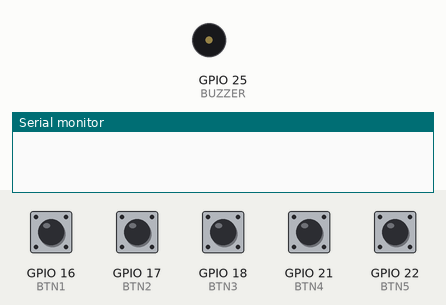
The sketch below on a simulated ESP32. Parts: buzzer (waves = sounding), the last lines printed to the serial monitor. The inputs (shaded band) are chosen by the test bench; at power-on: GPIO 16 (BTN1), GPIO 17 (BTN2), GPIO 18 (BTN3), GPIO 21 (BTN4), GPIO 22 (BTN5) HIGH.

Above: at 1.2 s.
1.3 s: GPIO 16 (BTN1) pulled LOW for 0.15 s
At 1.4 s:
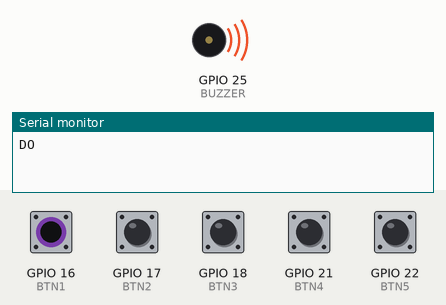
3.0 s: GPIO 17 (BTN2) pulled LOW for 0.15 s
At 3.7 s:
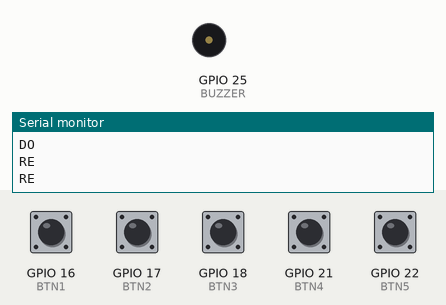
4.6 s: GPIO 18 (BTN3) pulled LOW for 0.15 s
At 4.7 s:
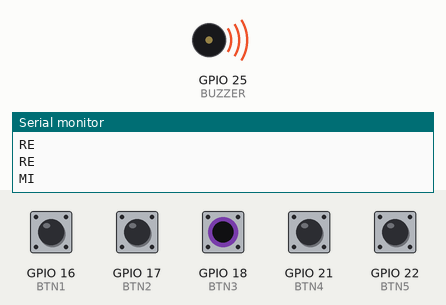
6.2 s: GPIO 21 (BTN4) pulled LOW for 0.15 s
At 7.4 s:
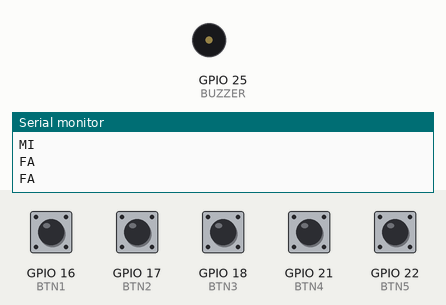
Timing chart, 0 to 9.2 s (numbered marks = the images above; inputs shaded):
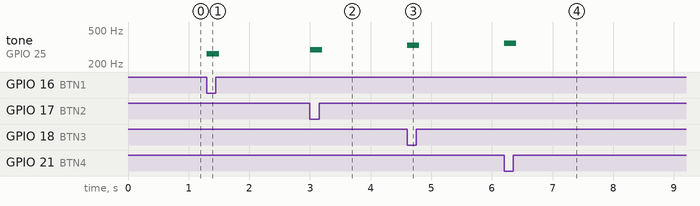

Measured:
- after the input at 1.3 s, tone on GPIO 25 (BUZZER): silent → 262 Hz at once, → silent 0.20 s later
- after the input at 3.0 s, tone on GPIO 25 (BUZZER): silent → 294 Hz at once, → silent 0.20 s later
- after the input at 4.6 s, tone on GPIO 25 (BUZZER): silent → 330 Hz at once, → silent 0.20 s later
- after the input at 6.2 s, tone on GPIO 25 (BUZZER): silent → 349 Hz at once, → silent 0.20 s later

The sketch:

digital_piano.ino
```cpp
/*
Author: Priyanshu Singh Bohra
Date: 05-07-2026

Project: Digital Piano using ESP32

Description:
A digital piano implemented using ESP32, five push buttons,
and a passive buzzer.

Features:
1. Four buttons generate Do, Re, Mi and Fa notes.
2. Pressing Button1 and Button2 together plays Sol (392 Hz).
3. A fifth button toggles between Major and Minor scales.
4. Serial Monitor displays the currently played note and mode.

Pin Configuration:
BTN1   -> GPIO16
BTN2   -> GPIO17
BTN3   -> GPIO18
BTN4   -> GPIO21
BTN5   -> GPIO22
BUZZER -> GPIO25
*/


const int BTN1 = 16;
const int BTN2 = 17;
const int BTN3 = 18;
const int BTN4 = 21;
const int BTN5 = 22;

const int BUZZER = 25;

bool major = true;

void setup() {

  pinMode(BTN1, INPUT_PULLUP);
  pinMode(BTN2, INPUT_PULLUP);
  pinMode(BTN3, INPUT_PULLUP);
  pinMode(BTN4, INPUT_PULLUP);
  pinMode(BTN5, INPUT_PULLUP);

  Serial.begin(115200);

  ledcAttach(BUZZER, 2000, 8);

}

void loop() {

  // Toggle Mode
  if (digitalRead(BTN5) == LOW) {

    major = !major;

    if (major) {

      Serial.println("MAJOR MODE");

    }

    else {

      Serial.println("MINOR MODE");

    }

    delay(300);

  }

  // SOL chord
  if (digitalRead(BTN1) == LOW &&
      digitalRead(BTN2) == LOW) {

    Serial.println("SOL");

    ledcWriteTone(BUZZER, 392);

  }

  // DO
  else if (digitalRead(BTN1) == LOW) {

    Serial.println("DO");

    ledcWriteTone(BUZZER, major ? 262 : 247);

  }

  // RE
  else if (digitalRead(BTN2) == LOW) {

    Serial.println("RE");

    ledcWriteTone(BUZZER, major ? 294 : 277);

  }

  // MI
  else if (digitalRead(BTN3) == LOW) {

    Serial.println("MI");

    ledcWriteTone(BUZZER, major ? 330 : 311);

  }

  // FA
  else if (digitalRead(BTN4) == LOW) {

    Serial.println("FA");

    ledcWriteTone(BUZZER, major ? 349 : 330);

  }

  else {

    ledcWriteTone(BUZZER, 0);

  }

  delay(100);

}
```
